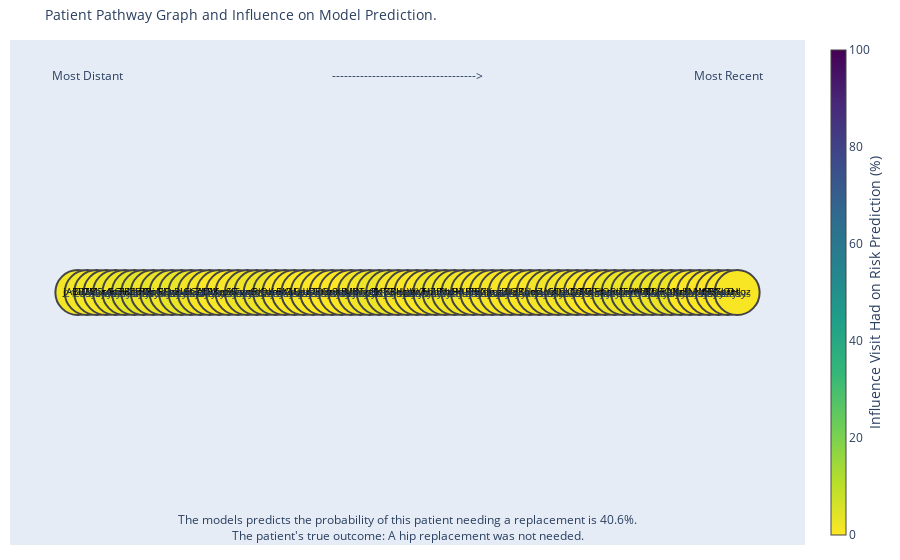

The code cell stored with this chart in its notebook:
### Markdown cell above
### Plotly/NetworkX Grad-CAM graph

### Code cell
relu = True

# Get the entire patient's history in a DataFrame
edges_df = graph_plot.create_edges_df_gc(dense_tensor)

# Get the node positions for the graph
pos_df = graph_plot.create_position_df_gc(edges_df)
pos_list = graph_plot.generate_pos_sequence(pos_df['max_codes_per_visit'].max())
pos_df = graph_plot.map_y_coord_to_node(pos_df, pos_list)

l_map = gc.calc_local_map(model, grads, only_pos=relu, filt_num=None)

timestep_ave_grad_df = gc.calc_timestep_weights(stride, filter_size, l_map, max_timesteps)

read_code_pos_df = gc.map_read_code_labels(pos_df, read_code_map_df, timestep_ave_grad_df)

edge_pos_df = gc.create_edge_pos_df(edges_df, pos_df)

if relu == True:
    plot_name = 'all_filters_grad_cam_relu'
else:
    plot_name = 'all_filters_grad_cam_abs'

gc.plot_gradcam_plotly(edge_pos_df, pos_df, read_code_pos_df, years_in_advance, logits, outcome, plot_name)

### Figure 1 — Plotly figure (JSON) as saved in the notebook; plotly's stock layout.template omitted (floating-point values rounded to 4 significant figures; data arrays with more than 128 entries replaced by an {"elided": "..."} marker saying what was removed)
{"data": [{"hoverinfo": "none", "line": {"color": "#888", "width": 0.5}, "mode": "lines", "type": "scatter", "x": {"elided": "210 int values"}, "y": {"elided": "210 int values"}}, {"hoverinfo": "text", "hovertext": ["282 ReadCode descript here", "448 ReadCode descript here", "21 ReadCode descript here", "15 ReadCode descript here", "43 ReadCode descript here", "155 ReadCode descript here", "453 ReadCode descript here", "114 ReadCode descript here", "239 ReadCode descript here", "141 ReadCode descript here", "471 ReadCode descript here", "33 ReadCode descript here", "92 ReadCode descript here", "302 ReadCode descript here", "496 ReadCode descript here", "189 ReadCode descript here", "218 ReadCode descript here", "434 ReadCode descript here", "125 ReadCode descript here", "433 ReadCode descript here", "414 ReadCode descript here", "296 ReadCode descript here", "224 ReadCode descript here", "317 ReadCode descript here", "20 ReadCode descript here", "296 ReadCode descript here", "264 ReadCode descript here", "131 ReadCode descript here", "482 ReadCode descript here", "315 ReadCode descript here", "327 ReadCode descript here", "258 ReadCode descript here", "333 ReadCode descript here", "231 ReadCode descript here", "143 ReadCode descript here", "378 ReadCode descript here", "496 ReadCode descript here", "155 ReadCode descript here", "397 ReadCode descript here", "263 ReadCode descript here", "297 ReadCode descript here", "226 ReadCode descript here", "164 ReadCode descript here", "27 ReadCode descript here", "76 ReadCode descript here", "296 ReadCode descript here", "377 ReadCode descript here", "127 ReadCode descript here", "27 ReadCode descript here", "127 ReadCode descript here", "85 ReadCode descript here", "422 ReadCode descript here", "121 ReadCode descript here", "333 ReadCode descript here", "483 ReadCode descript here", "499 ReadCode descript here", "172 ReadCode descript here", "42 ReadCode descript here", "414 ReadCode descript here", "249 ReadCode descript here", "410 ReadCode descript here", "22 ReadCode descript here", "118 ReadCode descript here", "56 ReadCode descript here", "203 ReadCode descript here", "35 ReadCode descript here", "52 ReadCode descript here", "271 ReadCode descript here", "182 ReadCode descript here", "350 ReadCode descript here", "207 ReadCode descript here"], "marker": {"cmax": 100, "cmin": 0, "color": [1.574, 1.574, 1.672, 1.241, 2.695, 2.302, 3.633, 3.798, 2.034, 3.205, 2.076, 3.028, 3.028, 1.857, 1.33, 0.4441, 0.4441, 0.4441, 2.462, 2.135, 2.296, 2.296, 0.6336, 0.6336, 0.511, 0.511, 0.03804, 0.03804, 0, 0, 1.422, 1.517, 2.387, 2.387, 0.9644, 1.021, 0.1516, 0.1516, 1.777, 1.838, 1.838, 1.838, 1.084, 0.8715, 0.8715, 0.8715, 0.5937, 0.5937, 0.5937, 0.6829, 1.461, 1.461, 1.461, 1.372, 0, 0, 0, 2.664, 2.664, 2.664, 2.664, 2.558, 2.558, 2.558, 2.558, 0.2103, 0.2103, 0.2103, 0.2103, 0.3978, 0.7311], "colorbar": {"thickness": 15, "title": {"side": "right", "text": "Influence Visit Had on Risk Prediction (%)"}, "xanchor": "left"}, "colorscale": [[0, "#440154"], [0.1111, "#482878"], [0.2222, "#3e4989"], [0.3333, "#31688e"], [0.4444, "#26828e"], [0.5556, "#1f9e89"], [0.6667, "#35b779"], [0.7778, "#6ece58"], [0.8889, "#b5de2b"], [1, "#fde725"]], "line": {"width": 2}, "reversescale": true, "showscale": true, "size": 45}, "mode": "markers+text", "text": ["jABDN", "DIZvo", "GMjxd", "ZSsGG", "rAoTB", "wvHZE", "wldnD", "qzCIi", "RBpSz", "epNQm", "FFnaU", "gPiGt", "cwhZL", "xGADL", "gUXfy", "tEKmw", "kqSSa", "pXTwz", "vexCy", "vqmOK", "RlLam", "guauG", "rEcAF", "WoLdx", "jUebT", "guauG", "DFYqS", "udond", "wXRys", "qkjBv", "MbTnB", "YggfK", "zQgTZ", "LlHBH", "ZRdcV", "luygc", "gUXfy", "wvHZE", "TboNt", "lIRhH", "zxBiU", "uHuRE", "KBrpX", "Bijnp", "CKrgJ", "guauG", "iZkyK", "UdZoe", "Bijnp", "UdZoe", "cLVjQ", "CfleL", "xCaCG", "zQgTZ", "NTGPp", "MaHbe", "wEpmm", "QvsjF", "RlLam", "TiPNA", "vWZiD", "hKLJF", "ChHCO", "irANr", "tKcIs", "qKNst", "XyiMD", "NhEGl", "GBYoO", "AezHJ", "Gntqz"], "textfont": {"color": ["black", "black", "black", "black", "black", "black", "black", "black", "black", "black", "black", "black", "black", "black", "black", "black", "black", "black", "black", "black", "black", "black", "black", "black", "black", "black", "black", "black", "black", "black", "black", "black", "black", "black", "black", "black", "black", "black", "black", "black", "black", "black", "black", "black", "black", "black", "black", "black", "black", "black", "black", "black", "black", "black", "black", "black", "black", "black", "black", "black", "black", "black", "black", "black", "black", "black", "black", "black", "black", "black", "black"], "size": 10}, "textposition": "middle center", "type": "scatter", "x": [0, 1, 2, 3, 4, 5, 6, 7, 8, 9, 10, 11, 12, 13, 14, 15, 16, 17, 18, 19, 20, 21, 22, 23, 24, 25, 26, 27, 28, 29, 30, 31, 32, 33, 34, 35, 36, 37, 38, 39, 40, 41, 42, 43, 44, 45, 46, 47, 48, 49, 50, 51, 52, 53, 54, 55, 56, 57, 58, 59, 60, 61, 62, 63, 64, 65, 66, 67, 68, 69, 70], "y": [0, 0, 0, 0, 0, 0, 0, 0, 0, 0, 0, 0, 0, 0, 0, 0, 0, 0, 0, 0, 0, 0, 0, 0, 0, 0, 0, 0, 0, 0, 0, 0, 0, 0, 0, 0, 0, 0, 0, 0, 0, 0, 0, 0, 0, 0, 0, 0, 0, 0, 0, 0, 0, 0, 0, 0, 0, 0, 0, 0, 0, 0, 0, 0, 0, 0, 0, 0, 0, 0, 0]}], "layout": {"annotations": [{"align": "center", "font": {"size": 10}, "showarrow": false, "text": "21 days", "x": 0.5, "y": 0}, {"align": "center", "font": {"size": 10}, "showarrow": false, "text": "26 days", "x": 1.5, "y": 0}, {"align": "center", "font": {"size": 10}, "showarrow": false, "text": "9 days", "x": 2.5, "y": 0}, {"align": "center", "font": {"size": 10}, "showarrow": false, "text": "7 days", "x": 3.5, "y": 0}, {"align": "center", "font": {"size": 10}, "showarrow": false, "text": "6 days", "x": 4.5, "y": 0}, {"align": "center", "font": {"size": 10}, "showarrow": false, "text": "25 days", "x": 5.5, "y": 0}, {"align": "center", "font": {"size": 10}, "showarrow": false, "text": "7 days", "x": 6.5, "y": 0}, {"align": "center", "font": {"size": 10}, "showarrow": false, "text": "2 days", "x": 7.5, "y": 0}, {"align": "center", "font": {"size": 10}, "showarrow": false, "text": "16 days", "x": 8.5, "y": 0}, {"align": "center", "font": {"size": 10}, "showarrow": false, "text": "15 days", "x": 9.5, "y": 0}, {"align": "center", "font": {"size": 10}, "showarrow": false, "text": "4 days", "x": 10.5, "y": 0}, {"align": "center", "font": {"size": 10}, "showarrow": false, "text": "25 days", "x": 11.5, "y": 0}, {"align": "center", "font": {"size": 10}, "showarrow": false, "text": "28 days", "x": 12.5, "y": 0}, {"align": "center", "font": {"size": 10}, "showarrow": false, "text": "8 days", "x": 13.5, "y": 0}, {"align": "center", "font": {"size": 10}, "showarrow": false, "text": "4 days", "x": 14.5, "y": 0}, {"align": "center", "font": {"size": 10}, "showarrow": false, "text": "15 days", "x": 15.5, "y": 0}, {"align": "center", "font": {"size": 10}, "showarrow": false, "text": "12 days", "x": 16.5, "y": 0}, {"align": "center", "font": {"size": 10}, "showarrow": false, "text": "3 days", "x": 17.5, "y": 0}, {"align": "center", "font": {"size": 10}, "showarrow": false, "text": "29 days", "x": 18.5, "y": 0}, {"align": "center", "font": {"size": 10}, "showarrow": false, "text": "26 days", "x": 19.5, "y": 0}, {"align": "center", "font": {"size": 10}, "showarrow": false, "text": "24 days", "x": 20.5, "y": 0}, {"align": "center", "font": {"size": 10}, "showarrow": false, "text": "19 days", "x": 21.5, "y": 0}, {"align": "center", "font": {"size": 10}, "showarrow": false, "text": "15 days", "x": 22.5, "y": 0}, {"align": "center", "font": {"size": 10}, "showarrow": false, "text": "11 days", "x": 23.5, "y": 0}, {"align": "center", "font": {"size": 10}, "showarrow": false, "text": "20 days", "x": 24.5, "y": 0}, {"align": "center", "font": {"size": 10}, "showarrow": false, "text": "23 days", "x": 25.5, "y": 0}, {"align": "center", "font": {"size": 10}, "showarrow": false, "text": "23 days", "x": 26.5, "y": 0}, {"align": "center", "font": {"size": 10}, "showarrow": false, "text": "11 days", "x": 27.5, "y": 0}, {"align": "center", "font": {"size": 10}, "showarrow": false, "text": "8 days", "x": 28.5, "y": 0}, {"align": "center", "font": {"size": 10}, "showarrow": false, "text": "18 days", "x": 29.5, "y": 0}, {"align": "center", "font": {"size": 10}, "showarrow": false, "text": "8 days", "x": 30.5, "y": 0}, {"align": "center", "font": {"size": 10}, "showarrow": false, "text": "15 days", "x": 31.5, "y": 0}, {"align": "center", "font": {"size": 10}, "showarrow": false, "text": "22 days", "x": 32.5, "y": 0}, {"align": "center", "font": {"size": 10}, "showarrow": false, "text": "20 days", "x": 33.5, "y": 0}, {"align": "center", "font": {"size": 10}, "showarrow": false, "text": "27 days", "x": 34.5, "y": 0}, {"align": "center", "font": {"size": 10}, "showarrow": false, "text": "3 days", "x": 35.5, "y": 0}, {"align": "center", "font": {"size": 10}, "showarrow": false, "text": "0 days", "x": 36.5, "y": 0}, {"align": "center", "font": {"size": 10}, "showarrow": false, "text": "1 days", "x": 37.5, "y": 0}, {"align": "center", "font": {"size": 10}, "showarrow": false, "text": "2 days", "x": 38.5, "y": 0}, {"align": "center", "font": {"size": 10}, "showarrow": false, "text": "28 days", "x": 39.5, "y": 0}, {"align": "center", "font": {"size": 10}, "showarrow": false, "text": "12 days", "x": 40.5, "y": 0}, {"align": "center", "font": {"size": 10}, "showarrow": false, "text": "13 days", "x": 41.5, "y": 0}, {"align": "center", "font": {"size": 10}, "showarrow": false, "text": "18 days", "x": 42.5, "y": 0}, {"align": "center", "font": {"size": 10}, "showarrow": false, "text": "18 days", "x": 43.5, "y": 0}, {"align": "center", "font": {"size": 10}, "showarrow": false, "text": "10 days", "x": 44.5, "y": 0}, {"align": "center", "font": {"size": 10}, "showarrow": false, "text": "22 days", "x": 45.5, "y": 0}, {"align": "center", "font": {"size": 10}, "showarrow": false, "text": "4 days", "x": 46.5, "y": 0}, {"align": "center", "font": {"size": 10}, "showarrow": false, "text": "22 days", "x": 47.5, "y": 0}, {"align": "center", "font": {"size": 10}, "showarrow": false, "text": "24 days", "x": 48.5, "y": 0}, {"align": "center", "font": {"size": 10}, "showarrow": false, "text": "16 days", "x": 49.5, "y": 0}, {"align": "center", "font": {"size": 10}, "showarrow": false, "text": "9 days", "x": 50.5, "y": 0}, {"align": "center", "font": {"size": 10}, "showarrow": false, "text": "23 days", "x": 51.5, "y": 0}, {"align": "center", "font": {"size": 10}, "showarrow": false, "text": "16 days", "x": 52.5, "y": 0}, {"align": "center", "font": {"size": 10}, "showarrow": false, "text": "23 days", "x": 53.5, "y": 0}, {"align": "center", "font": {"size": 10}, "showarrow": false, "text": "23 days", "x": 54.5, "y": 0}, {"align": "center", "font": {"size": 10}, "showarrow": false, "text": "9 days", "x": 55.5, "y": 0}, {"align": "center", "font": {"size": 10}, "showarrow": false, "text": "5 days", "x": 56.5, "y": 0}, {"align": "center", "font": {"size": 10}, "showarrow": false, "text": "14 days", "x": 57.5, "y": 0}, {"align": "center", "font": {"size": 10}, "showarrow": false, "text": "20 days", "x": 58.5, "y": 0}, {"align": "center", "font": {"size": 10}, "showarrow": false, "text": "29 days", "x": 59.5, "y": 0}, {"align": "center", "font": {"size": 10}, "showarrow": false, "text": "29 days", "x": 60.5, "y": 0}, {"align": "center", "font": {"size": 10}, "showarrow": false, "text": "5 days", "x": 61.5, "y": 0}, {"align": "center", "font": {"size": 10}, "showarrow": false, "text": "14 days", "x": 62.5, "y": 0}, {"align": "center", "font": {"size": 10}, "showarrow": false, "text": "6 days", "x": 63.5, "y": 0}, {"align": "center", "font": {"size": 10}, "showarrow": false, "text": "24 days", "x": 64.5, "y": 0}, {"align": "center", "font": {"size": 10}, "showarrow": false, "text": "16 days", "x": 65.5, "y": 0}, {"align": "center", "font": {"size": 10}, "showarrow": false, "text": "26 days", "x": 66.5, "y": 0}, {"align": "center", "font": {"size": 10}, "showarrow": false, "text": "5 days", "x": 67.5, "y": 0}, {"align": "center", "font": {"size": 10}, "showarrow": false, "text": "27 days", "x": 68.5, "y": 0}, {"align": "center", "font": {"size": 10}, "showarrow": false, "text": "28 days", "x": 69.5, "y": 0}, {"showarrow": false, "text": "The models predicts the probability of this patient needing a replacement is 40.6%.<br>The patient's true outcome: A hip replacement was not needed.", "x": 0.5, "xref": "paper", "y": -0.002, "yref": "paper"}, {"showarrow": false, "text": "Most Recent", "x": 0.95, "xref": "paper", "y": 0.95, "yref": "paper"}, {"showarrow": false, "text": "Most Distant", "x": 0.05, "xref": "paper", "y": 0.95, "yref": "paper"}, {"showarrow": false, "text": "------------------------------------>", "x": 0.5, "xref": "paper", "y": 0.95, "yref": "paper"}], "hovermode": "closest", "margin": {"b": 15, "l": 10, "r": 5, "t": 40}, "showlegend": false, "title": {"font": {"size": 14}, "text": "Patient Pathway Graph and Influence on Model Prediction."}, "xaxis": {"showgrid": false, "showticklabels": false, "zeroline": false}, "yaxis": {"showgrid": false, "showticklabels": false, "zeroline": false}}}
